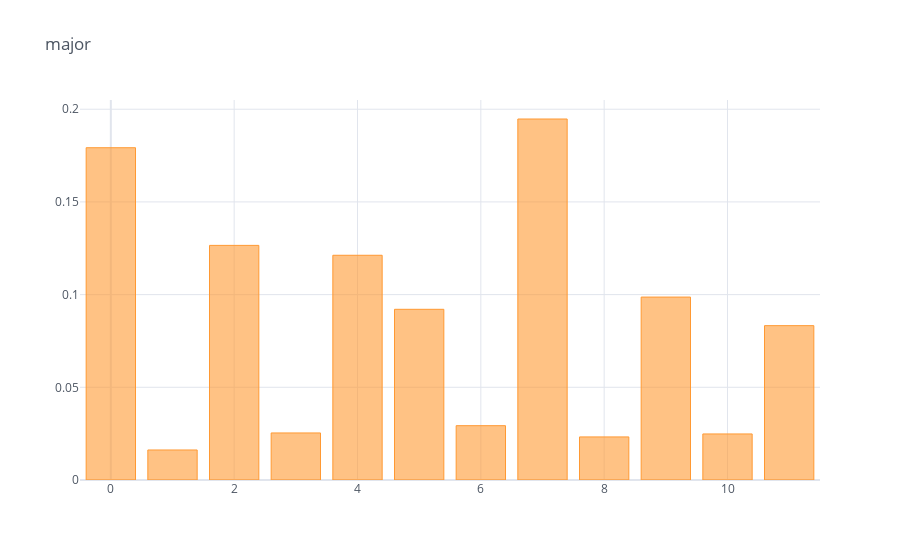
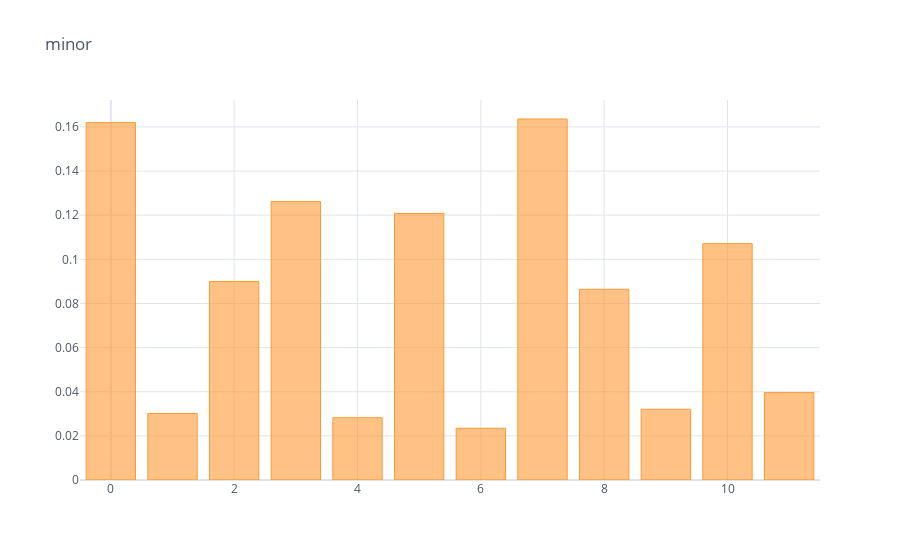

Notebook code cell kept with these figures, in order:
### Markdown cell above
### Hint 2
This is what the mean of the ground truth for major and minor looks like:

### Code cell
major_mean_pc_duration = {
 0: 0.1792334741300649,
 1: 0.016194246522623856,
 2: 0.12655280537743901,
 3: 0.025386044326330903,
 4: 0.12121976418935039,
 5: 0.09207725352852898,
 6: 0.02930039349131656,
 7: 0.19473155624848157,
 8: 0.02324467767869272,
 9: 0.09867587704734578,
 10: 0.024848467922041463,
 11: 0.08326001666922679}

minor_mean_pc_duration = {
 0: 0.16195224046022005,
 1: 0.03014516030424735,
 2: 0.08993909167778845,
 3: 0.1261668911358516,
 4: 0.02821709371392731,
 5: 0.12078263380972043,
 6: 0.023455154424039615,
 7: 0.16359499887584905,
 8: 0.08642460807252482,
 9: 0.032053164535953325,
 10: 0.10712390344531529,
 11: 0.039598903486405754}
pd.Series(major_mean_pc_duration).iplot('bar', title='major')
pd.Series(minor_mean_pc_duration).iplot('bar', title='minor')

### Figure 1 — Plotly figure (JSON) as saved in the notebook; plotly's stock layout.template omitted (floating-point values rounded to 4 significant figures)
{"data": [{"marker": {"color": "rgba(255, 153, 51, 0.6)", "line": {"color": "rgba(255, 153, 51, 1.0)", "width": 1}}, "name": "None", "orientation": "v", "text": "", "type": "bar", "x": [0, 1, 2, 3, 4, 5, 6, 7, 8, 9, 10, 11], "y": [0.1792, 0.01619, 0.1266, 0.02539, 0.1212, 0.09208, 0.0293, 0.1947, 0.02324, 0.09868, 0.02485, 0.08326]}], "layout": {"autosize": true, "legend": {"bgcolor": "#FFFFFF", "font": {"color": "#4D5663"}}, "paper_bgcolor": "#FFFFFF", "plot_bgcolor": "#FFFFFF", "title": {"font": {"color": "#4D5663"}, "text": "major"}, "xaxis": {"autorange": true, "gridcolor": "#E1E5ED", "range": [-0.5, 11.5], "showgrid": true, "tickfont": {"color": "#4D5663"}, "title": {"font": {"color": "#4D5663"}, "text": ""}, "type": "linear", "zerolinecolor": "#E1E5ED"}, "yaxis": {"autorange": true, "gridcolor": "#E1E5ED", "range": [0, 0.205], "showgrid": true, "tickfont": {"color": "#4D5663"}, "title": {"font": {"color": "#4D5663"}, "text": ""}, "type": "linear", "zerolinecolor": "#E1E5ED"}}}

### Figure 2 — Plotly figure (JSON) as saved in the notebook; plotly's stock layout.template omitted (floating-point values rounded to 4 significant figures)
{"data": [{"marker": {"color": "rgba(255, 153, 51, 0.6)", "line": {"color": "rgba(255, 153, 51, 1.0)", "width": 1}}, "name": "None", "orientation": "v", "text": "", "type": "bar", "x": [0, 1, 2, 3, 4, 5, 6, 7, 8, 9, 10, 11], "y": [0.162, 0.03015, 0.08994, 0.1262, 0.02822, 0.1208, 0.02346, 0.1636, 0.08642, 0.03205, 0.1071, 0.0396]}], "layout": {"autosize": true, "legend": {"bgcolor": "#FFFFFF", "font": {"color": "#4D5663"}}, "paper_bgcolor": "#FFFFFF", "plot_bgcolor": "#FFFFFF", "title": {"font": {"color": "#4D5663"}, "text": "minor"}, "xaxis": {"autorange": true, "gridcolor": "#E1E5ED", "range": [-0.5, 11.5], "showgrid": true, "tickfont": {"color": "#4D5663"}, "title": {"font": {"color": "#4D5663"}, "text": ""}, "type": "linear", "zerolinecolor": "#E1E5ED"}, "yaxis": {"autorange": true, "gridcolor": "#E1E5ED", "range": [0, 0.1722], "showgrid": true, "tickfont": {"color": "#4D5663"}, "title": {"font": {"color": "#4D5663"}, "text": ""}, "type": "linear", "zerolinecolor": "#E1E5ED"}}}
